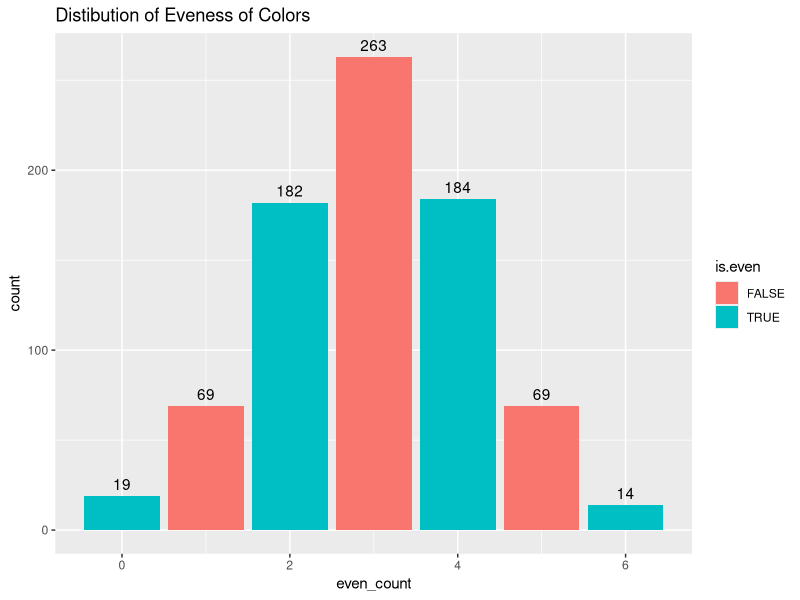
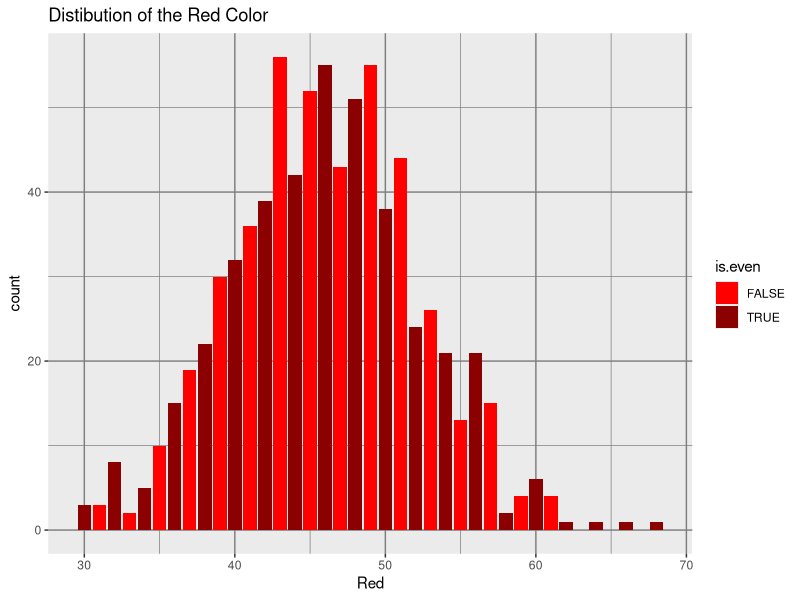
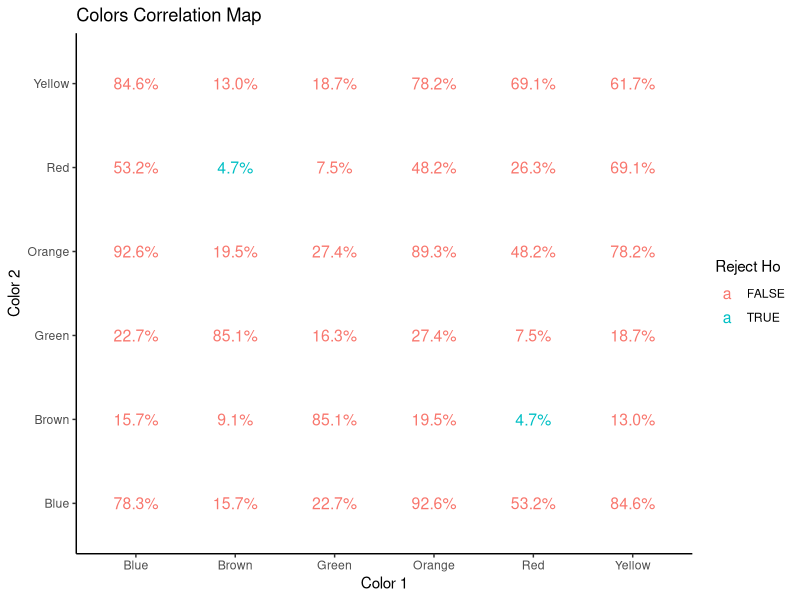
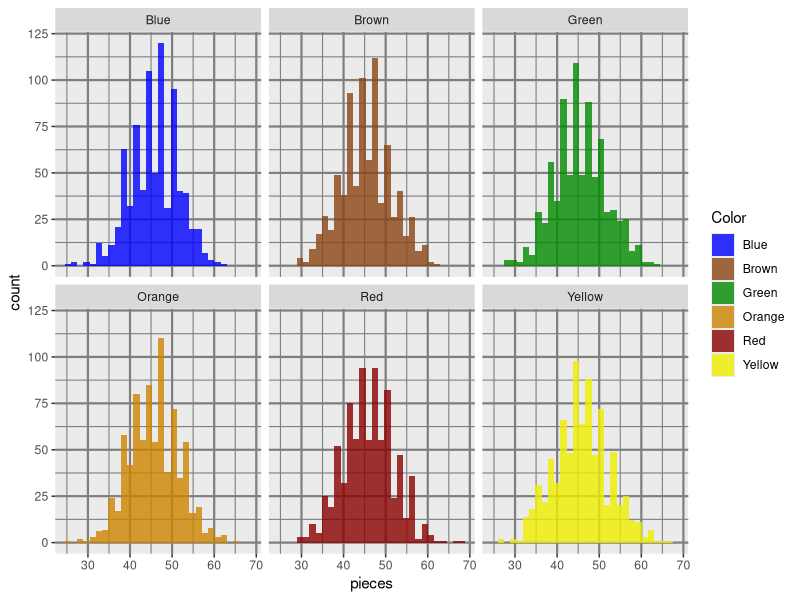
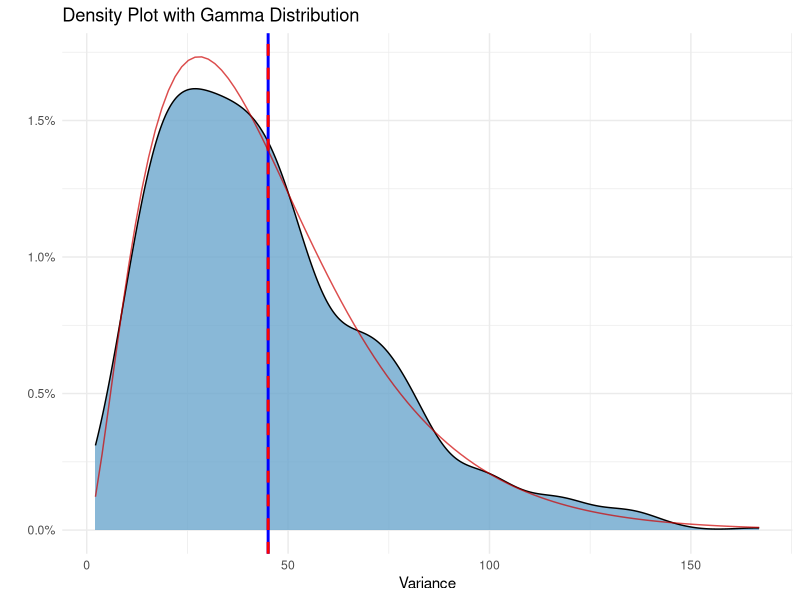
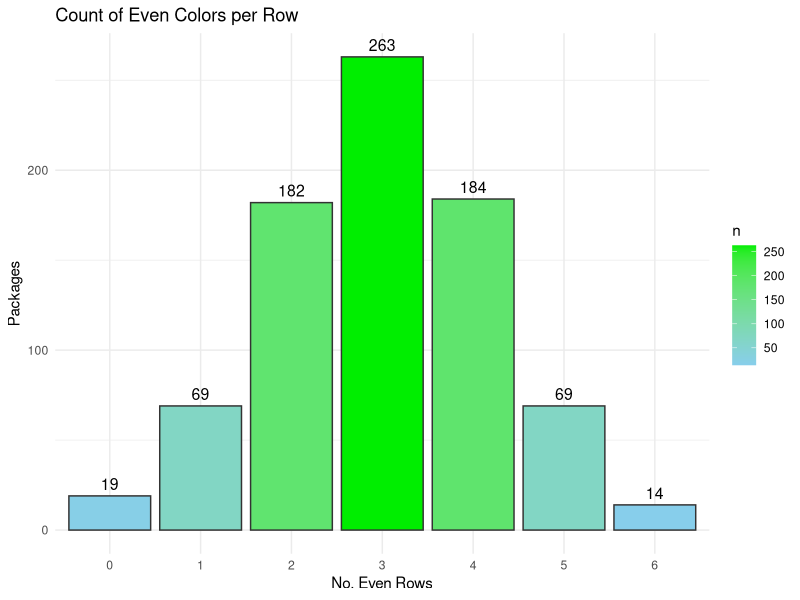
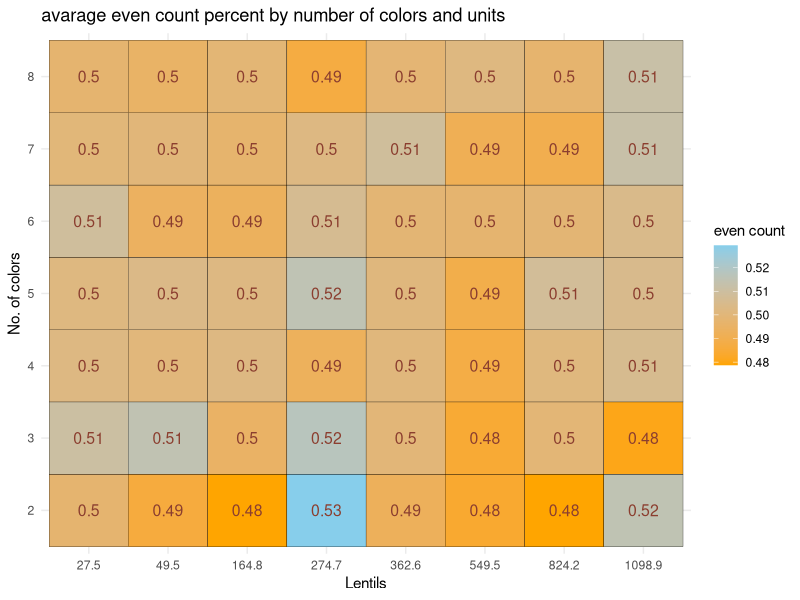
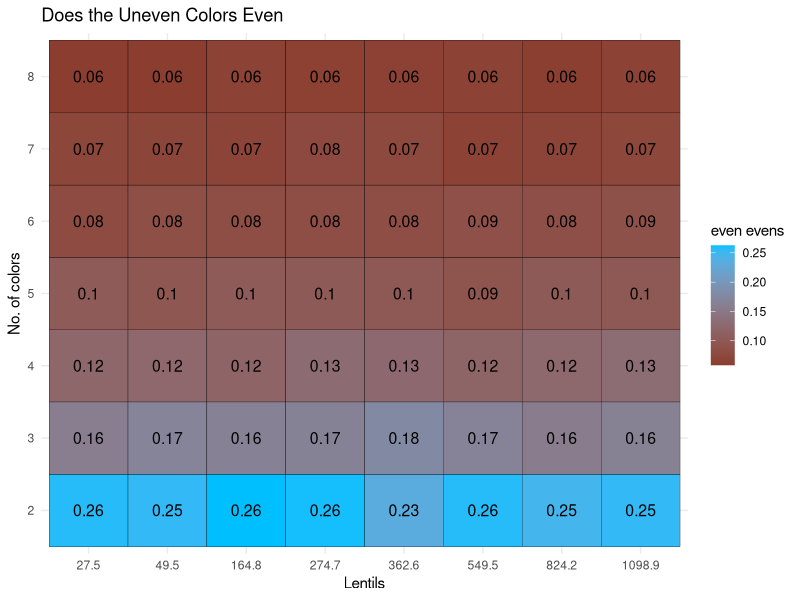

Recreate these plots in R, in order. (Note: a time limit stopped this script after it produced the figures.)
## ---- chunk 1
n= 800              #numbers of bags per sample
n_color= 6          #unique colors of M&M
gram= 0.91          #weight of one M&M
bag_g= 250          #common weight of M&M package
n_unit= bag_g/gram  #M&M per packagenm,
## ---- chunk 2
library(tidyverse)
library(MASS) #calculate distribution parameters
library(scales)
## ---- chunk 3
#parameters
n<- 800            #numbers of bags per sample
n_color<- 6         #unique colors of M&M
gram<- 0.91         #weight of one M&M
bag_g<- 250         #common weight of M&M package
n_unit<- bag_g/gram #M&M per packagenm,
av_per_color= n_unit/n_color
paste0("The avarage number of lentils per color is ", round(av_per_color,2))
## ---- chunk 4
Create_bag<- function(x,tx) #create bag using sample vector
  {
  x<- floor(x)+sample(0:1,1)
  res<- matrix(nrow = 1, ncol = tx)
  colnames(res)<- 1:tx
  S_res<- sample(tx,x,replace = T)
  while(sum(table(S_res)>x))
  {S_res<- S_res[-1]}
  for (i in 1:tx) {
    res[,i] <- sum(S_res==i)
    }
  res}

sample_MnM<-function(n,x_units,t_colors) #create n bag using sample vector
  {
  res<- matrix(nrow = n, ncol = t_colors)
  for (i in 1:n)
    {res[i,]<- Create_bag(x= x_units,tx=t_colors)}
  res}
## ---- chunk 5
#example
print("One bag of 100:")
Create_bag(100,6)
print("3 bags of 100:")
sample_MnM(3,100,6) %>% 
   `colnames<-`(c(1:6)) %>% 
   `rownames<-`(c("Bag_1","Bag_2","Bag_3")) %>% 
   `colnames<-`(c("Red","Blue","Green", "Orange", "Yellow", "Brown"))
## ---- chunk 6
MnM_sample<- sample_MnM(n,n_unit,n_color) %>% 
     `colnames<-`(c("Red","Blue","Green", "Orange", "Yellow", "Brown"))

MnM_sample<-
  MnM_sample %>% as_data_frame() %>% 
  mutate(even_count= rowSums(across(everything()  , ~ .x %% 2 == 0)), #how many evens colors there are
         even_evens= rowSums(across(c(1:6), ~ .x %% 2 == 1)) %% 2 ==0, #are the uneven colors even
         low_col=    rowSums(across(c(1:6), ~ .x <= 0.66*av_per_color)),
         Variance=    apply(across(c(1:6)), 1, var), #var of candy per color/ type
         min=        apply(across(c(1:6)),1,FUN = min), # lowest value in color
         all_even=   rowSums(across(c(1:n_color)  , ~ .x %% 2 == 0))== n_color)



knitr::kable(MnM_sample %>% head(4), caption = "M&M sample random rows")
## ---- chunk 7
colors_summary_df<-rbind(
  MnM_sample$Red %>% summary(),
  MnM_sample$Blue %>% summary(),
  MnM_sample$Green %>% summary(),
  MnM_sample$Orange %>% summary(),
  MnM_sample$Yellow %>% summary(),
  MnM_sample$Brown %>% summary()) %>%
  as.data.frame() %>% cbind(sapply(MnM_sample[,1:6],var,na.rm=1)) %>% 
  rename("Var" ="sapply(MnM_sample[, 1:6], var, na.rm = 1)")

knitr::kable(colors_summary_df, caption = "summary of all colors Distibution")

MnM_sample %>%
  mutate(is.even = even_count %%2 ==0) %>% 
  ggplot(aes(x= even_count, fill= is.even))+
  geom_bar()+
    geom_text(stat = "count",
    aes(label = ..count..),vjust = -0.5)+
  labs(title="Distibution of Eveness of Colors")

MnM_sample %>%
  mutate(is.even = Red %%2 ==0) %>% 
  ggplot(aes(x= Red, fill= is.even))+
  scale_fill_manual(values = c("red", "red4"))+
  geom_bar()+labs(title="Distibution of the Red Color")+
  theme(panel.grid = element_line(color = "gray50"))
## ---- chunk 8
#test mu is av_per_color
check_mean_hypothesis <- function(data, column_name, X)
  {
  test_result <- t.test(data[[column_name]], mu = X)
  test_result$p.value}

columns_to_test <- colnames(MnM_sample[,1:6])
test_results <- sapply(columns_to_test, function(col) {
  check_mean_hypothesis(MnM_sample, col, av_per_color)})

percent(test_results)
## ---- chunk 9
check_mean_hypothesis <- function(data, column_name, X) {
  t.test(data[[column_name]], mu = X)$p.value}

check_two_sample_t_test <- function(data, col1, col2) {
  t.test(data[[col1]], data[[col2]])$p.value}

columns_to_test <- colnames(MnM_sample[,1:6])
num_cols <- length(columns_to_test)
p_value_matrix <- matrix(NA, nrow = num_cols, ncol = num_cols, dimnames = list(columns_to_test, columns_to_test))
for (i in 1:num_cols) {
  for (j in 1:num_cols) {
    if (i == j) { #diagonal test of mu
      p_value_matrix[i, j] <- check_mean_hypothesis(MnM_sample, columns_to_test[i], av_per_color)
    } else { # 2 sample t.test
      p_value_matrix[i, j] <- check_two_sample_t_test(MnM_sample, columns_to_test[i], columns_to_test[j])
    }
  }
}

round(as.data.frame(p_value_matrix),3) %>%
  mutate(color_1= rownames(p_value_matrix)) %>% 
  pivot_longer(cols = 1:6, names_to = "color_2", values_to = "t_test") %>% 
  mutate(Reject_H0 = t_test<= 0.05) %>% 
  ggplot(aes(x= color_1, y= color_2))+
  geom_text(aes(label = sprintf("%.1f%%", t_test * 100), color = Reject_H0), size = 4)+
  labs(title="Colors Correlation Map", color = "Reject Ho",
       x = "Color 1",
       y = "Color 2")+
  theme_classic()
## ---- chunk 10
colored_MnM<- MnM_sample %>%
    pivot_longer(cols = 1:6, names_to = "Color", values_to = "pieces") %>%
    ggplot(aes(fill=Color ,x= pieces))+
  geom_histogram(position = "identity", alpha= 0.8)+
    scale_fill_manual(values = c("blue", "chocolate4","green4", "orange3","red4", "yellow2"))+
  theme(panel.grid = element_line(color = "grey50",
                                  size = 0.75))+facet_wrap(~Color)

ggsave(colored_MnM, 
       filename = "colored_M&M.png",
       height = 4, width = 5, units = "in")

colored_MnM
## ---- chunk 11
gamma_params <- fitdistr(MnM_sample$Variance, "gamma")$estimate
paste0("The parameters of the gamma shaped variance is shape ", round(gamma_params[1],3)," and rate ", round(gamma_params[2],3) )
shape_est <- gamma_params["shape"]
scale_est <- 1 / gamma_params["rate"] #using Scale= 1/Rate

MnM_sample %>% #plot density
  ggplot(aes(x = Variance)) +
  geom_density(fill= "skyblue3", alpha= 0.8) +
  geom_vline(xintercept = mean(MnM_sample$Variance), color = "blue", size=1) +
  geom_vline(xintercept = scale_est*shape_est, color = "red", linetype = "dashed", size=1) +
  stat_function(fun = dgamma, args = list(shape = shape_est, scale = scale_est), 
                color = "red3", alpha= 0.7) +
  labs(title = "Density Plot with Gamma Distribution",
       x = "Variance",
       y = "") +
  scale_y_continuous(label=scales::label_percent(.1)) + 
  theme_minimal()
## ---- chunk 12
MnM_sample %>%
  select_(1,2,3,4,5,6) %>%
  mutate(count_even = rowSums(across(1:n_color, ~ .x %% 2 == 0))) %>%
  count(count_even) %>%
  ggplot(aes(x = factor(count_even), y = n, fill = n)) +  # make x categorical
  geom_bar(stat = "identity", color= "grey20") +
  scale_fill_gradient(low = "skyblue", high = "green2") +
  labs(
    title = "Count of Even Colors per Row",
    x = "No. Even Rows",
    y = "Packages"
  )+
    geom_text(aes(label = n), color = "black", size = 4,vjust = -0.5)+
  theme_minimal()
## ---- chunk 13
mega_snack<- function(nn,n_unit,n_color)
  {
  m_sample<- length(n_unit)*length(n_color)
  nul_mat= matrix(nrow = m_sample, ncol = 6)
  res<- cbind(rep(n_unit,length(n_color)),
              sort(rep(n_color,length(n_unit))),
              nul_mat)
    colnames(res)<- c("n_unit", "n_color", "even_count", "even_evens",
                    "var_col","all_even","low_color","smallest_col")
    for (i in 1:(dim(res)[1]))
  {
    low_color<- 0.666*res[i,1]/(res[i,2])
    small_sample<- sample_MnM(nn,res[i,1],res[i,2])%>%
      as_data_frame() %>% 
      mutate(even_count= rowSums(across(everything()  , ~ .x %% 2 == 0))/res[i,2],
             #how many evens colors there are
             even_evens= (rowSums(across(c(1:n_color)  , ~ .x %% 2 == 1)) %% 2 ==0)/res[i,2],
             #are the uneven colors even
             var_col=     apply(across(c(1:n_color)), 1, var),
             #var of candy per color/ type
             smallest_col=apply(across(c(1:n_color)), 1, min),
             #lowest value in color
             #all_even=    rowSums(across(c(1:n_color), ~ .x %% 2 == 0)) >= res[i,2],
             all_even=    even_count >= 1,
             low_color=   rowSums(across(c(1:n_color), ~ .x <= low_color ))>=1
            )
    res[i,3:8]<- c(
      mean(small_sample$even_count),
      mean(small_sample$even_evens),
      mean(small_sample$var_col),
      mean(small_sample$all_even,  na.rm = T),
      mean(small_sample$low_color),
      min(small_sample$smallest_col))
      }

  res %>% as.data.frame()
}
## ---- chunk 14
n_color<- 2:8 #Number of distinct colors in each package option
grams_op<- c(25,45,150,250,330,500,750,1000) #Weight of each package option
n_unit_op<- grams_op/gram #Total candies in each package option
nn<- 800 #Number of packages in the sample
## ---- chunk 15
mega_snack_1<-
  mega_snack(nn,n_unit_op,n_color) %>%
  mutate(n_unit= round(n_unit,1))

knitr::kable(mega_snack_1 %>% sample_n(5) %>% 
             mutate_at(3:7, round, 3),
             caption = "Multiple sample example rows")
## ---- chunk 16
mega_snack_1 %>%
  ggplot(aes(x = factor((round( n_unit,1) )), y = factor(n_color ), fill = even_count)) +
  geom_tile(color= "black") +
  scale_fill_gradient(low = "orange", high = "skyblue")+
  labs(title = "avarage even count percent by number of colors and units",
       x= "Lentils",
       y= "No. of colors",
       fill= "even count") +
    geom_text(aes(label = round(even_count,2)), color = "coral4", size = 4)+
  guides(colour= "none")+
  theme_minimal()
## ---- chunk 17
mega_snack_1 %>%
  ggplot(aes(x = factor((round( n_unit,1) )), y = factor(n_color ), fill = even_evens )) +
  geom_tile(color= "black") +
  scale_fill_gradient(high = "deepskyblue", low = "coral4")+
  labs(title = "Does the Uneven Colors Even",
       x = "Lentils",
       y = "No. of colors",
       fill = "even evens") +
  geom_text(aes(label = round(even_evens,2)), color = "black", size = 4)+
  theme_minimal()
## ---- chunk 18
Heatmap_all_evens<-
  mega_snack_1 %>%
  ggplot(aes(x = as.factor(round( n_unit,1) ), y = n_color , color = all_even)) +
  geom_point(size = 8 ) +
  scale_color_gradient(low = "yellow", high = "darkolivegreen3")+
  labs(title = "Were all Colors Evens",
       x = "Lentils",
       y = "No. of colors",
       color = "all even") +
        geom_text(aes(label = sprintf("%.1f%%", all_even * 100)), color = "black", size = 3)+
    guides(size= "none")+
  theme_bw()

ggsave(Heatmap_all_evens, 
       filename = "Heatmap_all_evens.png",
       height = 4, width = 5, units = "in")
  guides(colour= "none")

Heatmap_all_evens
## ---- chunk 19
mega_snack_1 %>%
  ggplot(aes(x = factor(round(n_unit, 1)), y = n_color, fill = low_color))+
  geom_tile(color = "white") +
    geom_text(aes(label = sprintf("%.2f%%", low_color * 100)), color = "black", size = 4)+
  scale_fill_gradient(low = "darkolivegreen3", high = "purple3",labels = scales::percent)+
  labs(title = "Chance of Less Than 66% Color in Package",
       x = "Lentils",
       y = "No. of colors",
       fill = "low color")+
  theme_minimal()
## ---- chunk 20
mega_snack_1 %>% 
  select_(1,2,8) %>% 
  mutate(smallest_to_mu= smallest_col*n_color/n_unit) %>%
   ggplot(aes(x = factor(round(n_unit, 1)), y = n_color, fill = smallest_to_mu))+
  geom_tile(color = "white") +
    geom_text(aes(label = sprintf("%.1f%%", smallest_to_mu * 100)), color = "black", size = 4)+
  scale_fill_gradient(low = "red3", high = "darkolivegreen3",labels = scales::percent)+
  labs(title = "Smallest Color as Percent of Expected Value",
       x = "Lentils",
       y = "No. of colors",
       fill = "% of Expected Value")+
  theme_bw()
## ---- chunk 21
mega_snack_open<- function(nn,n_unit,n_color)
  {
  m_sample<- nn*length(n_unit)*length(n_color)
  nul_mat= matrix(nrow = m_sample, ncol = 2)
  res<- cbind(rep(n_unit,nn*length(n_color)),
         sort(rep(n_color,nn*length(n_unit))),
              nul_mat)
  for (i in 1:(dim(res)[1]))
  {
    low_color<- 0.666*res[i,1]/(res[i,2])
    small_sample<- Create_bag(res[i,1],res[i,2])%>%
      as_data_frame() %>% 
      mutate(even_count= rowSums(across(everything()  , ~ .x %% 2 == 0))/res[i,2],
             all_even=   rowSums(across(c(1:n_color)  , ~ .x %% 2 == 0))== res[i,2],
            )
    res[i,3]<- mean(small_sample$even_count)
    res[i,4]<- mean(small_sample$all_even)
      }
  colnames(res)<- c("n_unit", "n_color", "even_count","all_even")
  res %>% as.data.frame()
  }

mega_snack_2<- mega_snack_open(20,n_unit_op,n_color) %>% 
  mutate(color_No2= n_color %%2 == 0) #check if the number of colors is even

lm_color<- lm(mega_snack_2$even_count~ mega_snack_2$n_color +mega_snack_2$n_unit)
lm_color %>% summary()

lm_color_all<- lm(mega_snack_2$all_even~ mega_snack_2$n_color +mega_snack_2$n_unit+ mega_snack_2$color_No2)
lm_color_all %>% summary()
## ---- chunk 22
summary_table<-
  mega_snack_1 %>%
  rename(Colors= n_color) %>% 
  group_by(Colors) %>% 
  summarise('All Even Percent'= round(mean(all_even)*100,2) ,
            .groups = 'drop') %>%
  as.data.frame()
knitr::kable(summary_table, caption = "Probability of All Colors Even by Pack Colors Number")
